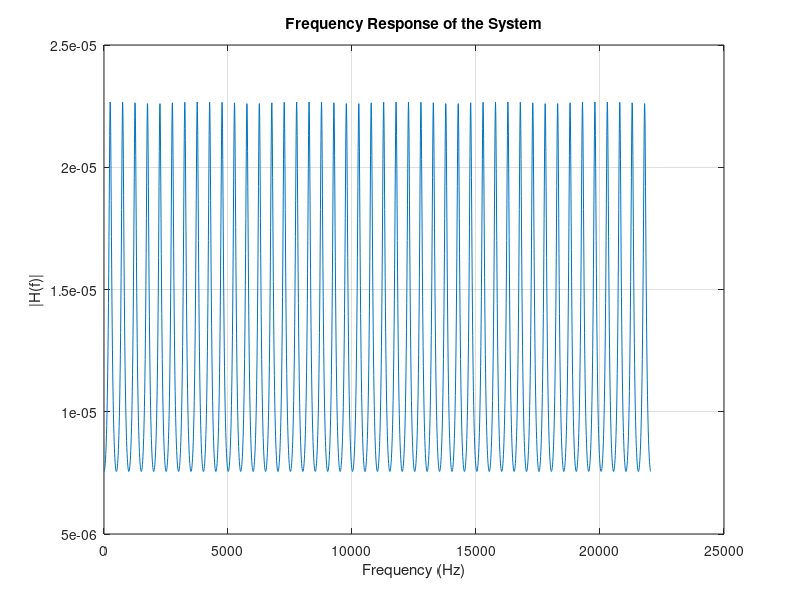
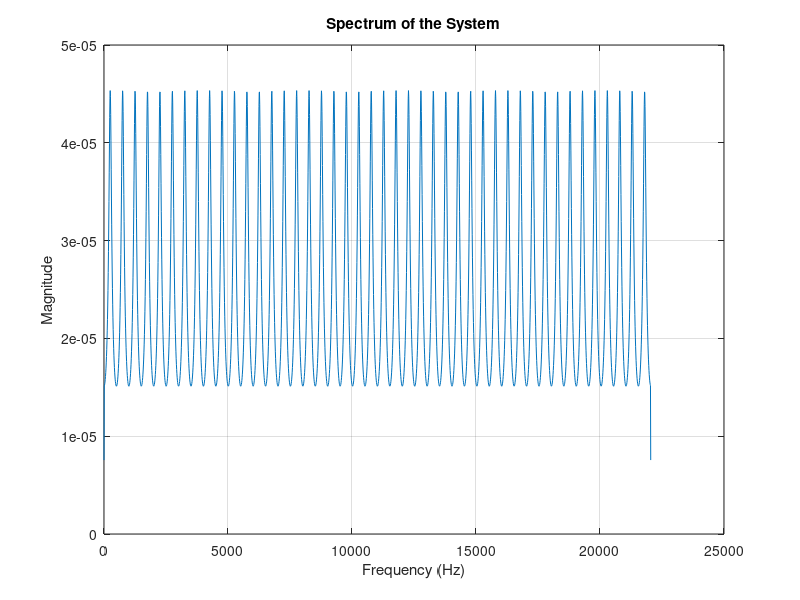
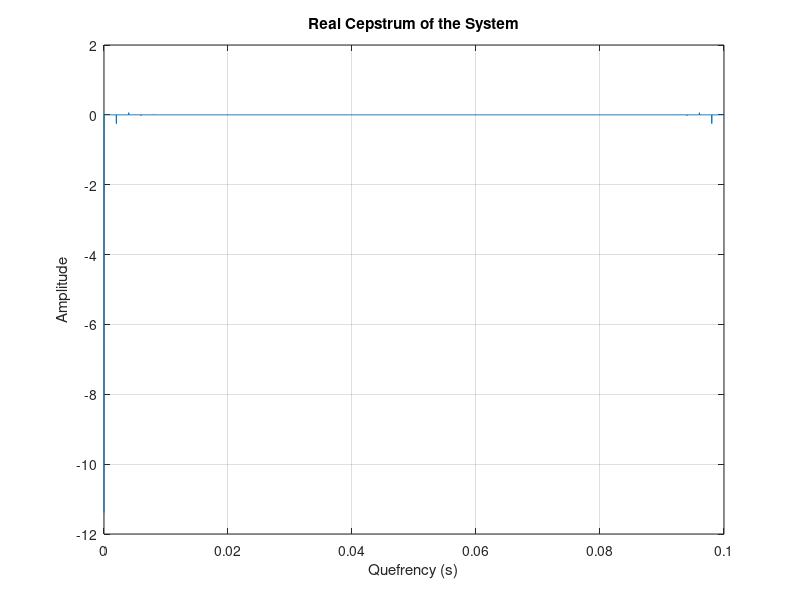

The MATLAB source for these figures, in order:
% This script models the excitation of a piano string using a digital
% waveguide model and calculates the frequency response of the system.
% The Kelly-Lochbaum Algorithm is used to simulate the reflection and
% transmission of waves along the string. An impulse is generated to
% represent the hammer striking the string, and the response of the system
% is calculated. The frequency response is then obtained using the Fast
% Fourier Transform (FFT) and plotted along with the spectrum and cepstrum.

% Define the given parameters for the hammer-string interaction
k = 1000; % N/m, stiffness constant for the hammer-string interaction
p = 2; % Exponent indicating the nonlinearity of the hammer-string interaction
y_h = 0.01; % m, initial displacement of the hammer before it strikes the string
y_s = 0; % m, initial displacement of the string, assuming it starts at rest

% Calculate the force applied by the hammer to the string using the equation F_h = k * (y_h - y_s)^p
F_h = k * (y_h - y_s)^p;

% Define the sampling frequency and create a time vector for the simulation
fs = 44100; % Sampling frequency in Hz, standard for audio applications
t = 0:1/fs:0.1; % Time vector of 0.1 seconds duration for the simulation

% Create an impulse representing the hammer strike at time zero
impulse = zeros(size(t));
impulse(1) = F_h; % The impulse magnitude is set to the calculated force F_h

% Define the digital waveguide model parameters
% Assume a single reflection point in the waveguide for simplicity
reflection_coefficient = -0.5; % Reflection coefficient at the boundary
delay_samples = round(fs * 0.002); % Number of samples for the delay based on a 2ms round trip

% Implement the Kelly-Lochbaum Algorithm to simulate wave propagation
output = zeros(size(t)); % Initialize the output vector
buffer = zeros(1, delay_samples); % Buffer to simulate the delay in the waveguide

for n = 1:length(t)
    % Calculate the current input as the sum of the direct impulse and the reflected wave
    current_input = impulse(n) + reflection_coefficient * buffer(end);
    
    % Update the buffer with the current input
    buffer = [current_input buffer(1:end-1)];
    
    % The output at each time step is a combination of the transmitted and reflected waves
    output(n) = current_input * (1 + reflection_coefficient);
end

% Compute the frequency response using FFT
N = length(output); % Number of points in FFT
frequency_response = fft(output, N); % Perform the FFT on the output signal
magnitude_response = abs(frequency_response/N); % Get the magnitude of the frequency response

% Frequency vector for plotting
f = (0:(N/2))*(fs/N);

% Plot the frequency response of the system
figure;
plot(f, magnitude_response(1:N/2+1));
title('Frequency Response of the System');
xlabel('Frequency (Hz)');
ylabel('|H(f)|');
grid on;

% Compute the two-sided spectrum
spectrum = fft(output);
magnitude_spectrum = abs(spectrum/N); % Normalize the magnitude of the FFT

% Compute the single-sided spectrum
single_sided_spectrum = magnitude_spectrum(1:floor(N/2)+1);
single_sided_spectrum(2:end-1) = 2*single_sided_spectrum(2:end-1);

% Plot the spectrum of the system
figure;
plot(f, single_sided_spectrum);
title('Spectrum of the System');
xlabel('Frequency (Hz)');
ylabel('Magnitude');
grid on;

% Compute the log magnitude spectrum for the cepstrum
log_magnitude_spectrum = log(magnitude_spectrum + eps); % Add eps for numerical stability

% Compute the cepstrum
cepstrum = ifft(log_magnitude_spectrum);

% Plot the real cepstrum of the system
figure;
quefrency = (0:N-1) * (1/fs);
plot(quefrency, real(cepstrum));
title('Real Cepstrum of the System');
xlabel('Quefrency (s)');
ylabel('Amplitude');
grid on;

% Note: The above code assumes that the output is a real signal and thus plots the real part of the cepstrum.

